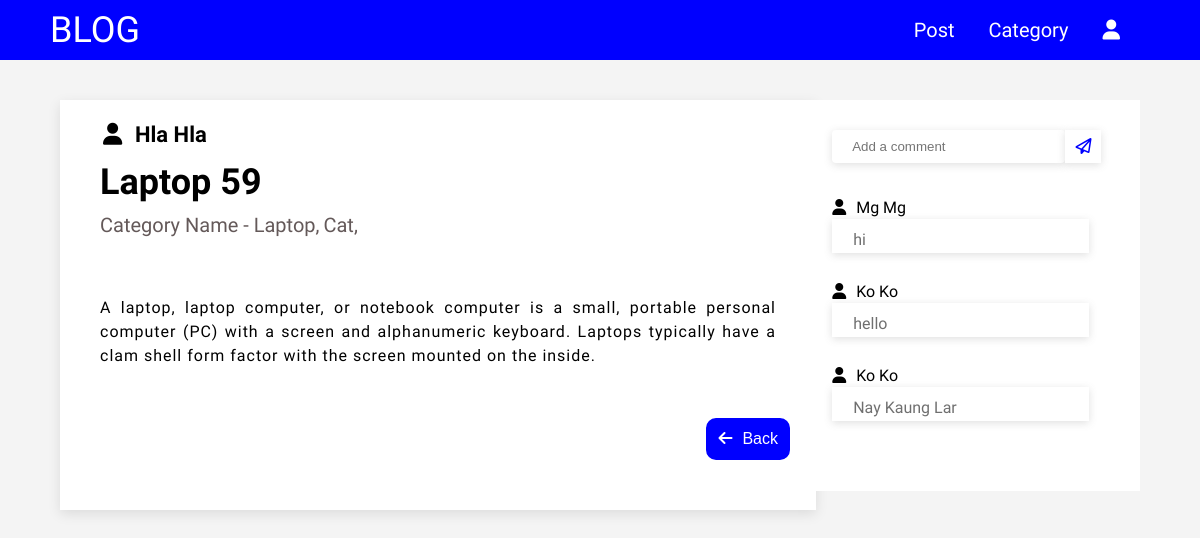
/post/show.php?id=59, run on the app's committed database.
### tables this page shows
CREATE TABLE `users` (
  `id` int NOT NULL AUTO_INCREMENT,
  `name` varchar(45) NOT NULL,
  `email` varchar(225) NOT NULL,
  `password` varchar(225) NOT NULL,
  `created_date` datetime NOT NULL,
  `updated_date` datetime DEFAULT NULL,
  PRIMARY KEY (`id`),
  UNIQUE KEY `email` (`email`)
);

CREATE TABLE `posts` (
  `id` int NOT NULL AUTO_INCREMENT,
  `image` varchar(225) NOT NULL,
  `title` varchar(80) NOT NULL,
  `body` longtext NOT NULL,
  `created_date` datetime DEFAULT NULL,
  `updated_date` varchar(45) NOT NULL,
  `user_id` int NOT NULL,
  PRIMARY KEY (`id`),
  KEY `user_id_idx` (`user_id`),
  CONSTRAINT `user_id` FOREIGN KEY (`user_id`) REFERENCES `users` (`id`) ON DELETE CASCADE ON UPDATE CASCADE
);

CREATE TABLE `categories` (
  `id` int NOT NULL AUTO_INCREMENT,
  `name` varchar(225) NOT NULL,
  `created_date` datetime NOT NULL,
  `updated_date` datetime NOT NULL,
  PRIMARY KEY (`id`)
);

CREATE TABLE `comments` (
  `post_id` int NOT NULL,
  `user_id` int NOT NULL,
  `body` longtext NOT NULL,
  `created_date` datetime NOT NULL,
  `updated_date` datetime NOT NULL,
  `id` int NOT NULL AUTO_INCREMENT,
  PRIMARY KEY (`id`),
  KEY `post_id_idx` (`post_id`),
  KEY `user_id_idx` (`user_id`),
  CONSTRAINT `pid` FOREIGN KEY (`post_id`) REFERENCES `posts` (`id`) ON DELETE CASCADE ON UPDATE CASCADE,
  CONSTRAINT `uid` FOREIGN KEY (`user_id`) REFERENCES `users` (`id`) ON DELETE CASCADE ON UPDATE CASCADE
);

### post/show.php (the view, shortened to what this page needs)
<?php
require_once "../common/conn.php";
?>
<!DOCTYPE html>
<html lang="en">
<head>
    <link rel="stylesheet" href="../css/reset.css">
    <link rel="stylesheet" href="../css/common.css">
    <link rel="stylesheet" href="../css/post.css">
    <link rel="stylesheet" href="https://cdnjs.cloudflare.com/ajax/libs/font-awesome/6.2.0/css/all.min.css" />
</head>
<body>
    <?php
        include "../common/nav.php";
        $id = $_GET['id'];
        $sql = "SELECT posts.*, categories.name FROM posts
                JOIN category_post ON posts.id = category_post.post_id
                JOIN categories ON categories.id = category_post.category_id
                WHERE posts.id = '$id'";
        $query = mysqli_query($conn,$sql);
        $row = mysqli_fetch_assoc($query);
    ?>
    <div class="container">
        <div class="inner clearfix">
            <div class="card">
                <div class="card-body">
                    <?php
                    $sql = "SELECT * FROM users WHERE id={$row['user_id']}";
                    $query = mysqli_query($conn,$sql);
                    $user = mysqli_fetch_assoc($query);
                    ?>
                    <p>
                        <span class="user-logo"><i class="fa-solid fa-user"></i></span>
                        <span class="user-name"><?php echo $user['name'] ?></span>
                    </p>
                    <h2 class="ttl"><?php echo $row['title'] ?></h2>
                    <?php
                    $sql = "SELECT categories.name,posts.id FROM categories
                            JOIN category_post ON categories.id = category_post.category_id
                            JOIN posts ON posts.id = category_post.post_id
                            WHERE posts.id = '$id'";
                    $query = mysqli_query($conn,$sql);
                    echo "<p class='cname'>";
                    echo "<span class='cat-name'>Category Name - </span>";
                    while($result = mysqli_fetch_assoc($query)){
                        if($id = $result['id']){
                    ?>
                    <span class="cat-name"><?php echo $result['name']."," ?></span>
                    <?php
                    }}
                    echo "</p>";
                    ?>
                    <div class="img-div">
                    </div>
                    <p class="description"><?php echo $row['body'] ?></p>
                </div>
                <button class="arrow"><a href="../post/index.php"><i class="fa-solid fa-arrow-left"></i>Back</a></button>
            </div>
            <div class="comment">
                <?php include '../comment/create.php' ?>
            </div>
        </div>
    </div>
</body>
</html>

### comment/create.php (shortened to what this page needs)
<?php
require_once "../common/conn.php";
?>
<!DOCTYPE html>
<html lang="en">
<head>
    <link rel="stylesheet" href="../css/reset.css">
    <link rel="stylesheet" href="../css/common.css">
    <link rel="stylesheet" href="../css/comment.css">
    <link rel="stylesheet" href="https://cdnjs.cloudflare.com/ajax/libs/font-awesome/6.2.0/css/all.min.css" />
</head>
<body>
    <?php
        $postId = $_SESSION['post']['id'];
    ?>
    <div class="container">
        <div class="inner">
            <form action="" method="post" class="clearfix">
                <div class="form-group ps-fg">
                    <input type="text" class="cmn-input" name="comment" placeholder="Add a comment">
                </div>
                <div class="btn-up search-btn cmn-search-btn">
                    <button class="cmn-btn" name="commentAdd"><i class="fa-regular fa-paper-plane"></i></button>
                </div>
            </form>
        </div>
    </div>
    <div class="cmn-show">
        <div class="inner">
            <ul>
                <?php
                print_r($result);
                $sql1 = "SELECT * FROM comments WHERE post_id=$postId";
                $qurey = mysqli_query($conn,$sql1);
                while($rows = mysqli_fetch_assoc($qurey)){
                    $user = "SELECT * FROM users JOIN comments ON users.id=comments.user_id WHERE comments.user_id={$rows['user_id']}";
                    $query = mysqli_query($conn,$user);
                    $result = mysqli_fetch_assoc($query);
                ?>
                    <p class="user-name"><i class="fa-solid fa-user"></i><?php echo $result['name'] ?></p>
                    <li class="clearfix list-group">
                        <p class="list-lft"><?php echo $rows['body'] ?></p>
                    </li>
                <?php
                }
                ?>
            </ul>
        </div>
    </div>
</body>
</html>

### css/common.css (style rules this page uses)
* { box-sizing: border-box; scroll-behavior: smooth; }
body { font-size: 16px; font-family: 'Roboto', sans-serif; font-weight: 400; }
.clearfix::after { clear: both; display: table; content: ''; }

### css/post.css (style rules this page uses)
body { background-color: #f4f4f4; }
.inner { width: 90%; margin: 0 auto; }
.img-div { text-align: center; margin-bottom: 20px; }
.card { width: 70%; box-shadow: rgb(0 0 0 / 10%) 0px 4px 12px; background-color: white; float: left; padding-bottom: 50px; }
.ps-fg { float: left; width: 80% !important; }
.card-body { padding: 20px 40px; }
.ttl { font-size: 36px; font-weight: 700; margin-top: 15px; }
.cat-name { width: 154px; }
span.user-logo { display: inline-block; width: 31px; padding: 3px; border-radius: 50%; font-size: 22px; }
span.user-name { font-size: 22px; font-weight: bold; text-transform: capitalize; }
p.cname { margin: 15px 0px 25px; }
span.cat-name { font-size: 20px; color: #645959; text-transform: capitalize; }
p.description { line-height: 1.5; letter-spacing: 1px; text-align: justify; }
.form-group { width: 100%; margin-bottom: 20px; }
input,select,textarea { width: 100%; border: 1px solid #aaa; padding-left: 10px; outline: none; border-radius: 4px; }
input { padding: 8px 10px; }
.form-group { display: inline-block; margin-bottom: 20px; }
.arrow { padding: 0px !important; }
.arrow a { color: white; text-decoration: none; font-size: 16px; display: block; padding: 10px 10px; }
button { font-size: 16px; border: 2px solid blue; font-weight: 500; box-sizing: border-box; color: #fff; background-color: blue; }
.search-btn { padding: 7px 10px 9px!important; }
.arrow-btn, .search-btn , .detail , .del , .edit { transition-duration: 0.4s; transition-timing-function: ease-out; transition-delay: 0.01s; }
.comment { width: 30%; float: right; background-color: white; }
input { width: 100%; outline: none; padding: 7px 20px; }
i { margin-right: 10px; }

### css/style.css (style rules this page uses)
body { background-color: #f4f4f4; }

### css/comment.css (style rules this page uses)
form { margin-top: 30px; }
.form-group { display: inline-block; }
.btn-up { display: inline-block; margin-left: -5px; }
.search-btn { margin-left: -10px; }
.btn-up button { padding: 5px 10px; color: blue; background-color: #fff; border: 1px solid black; }
input { outline: none; width: 100% !important; padding: 5px 20px; }
li.clearfix.list-group { padding: 0px 0px 20px; }
p.list-lft { float: left; margin-left: 21px; color: #00000090; margin-top: 8px; width: 50%; }
i.fa-solid.fa-user { margin-right: 10px; }
.user-name { margin-bottom: 3px; text-transform: capitalize; }
.cmn-show { padding-bottom: 40px; }
li.clearfix.list-group { box-shadow: rgba(99, 99, 99, 0.2) 0px 2px 8px 0px; padding: 5px 0px; margin-bottom: 30px; }
.cmn-input { box-shadow: rgba(99, 99, 99, 0.2) 0px 2px 8px 0px; border: none; padding: 9px 20px; }
button.cmn-btn { box-shadow: rgb(99 99 99 / 20%) 0px 2px 8px 0px; border: none; padding: 7.5px 10px; }
ul { margin-right: 35px; }
.arrow { border: 2px solid blue; font-weight: 500; box-sizing: border-box; border-radius: 10px; color: #fff; background-color: blue; color: white; padding: 5px 15px; margin-top: 30px; float: right; margin-right: 26px; }
.arrow a { color: white; text-decoration: none; }
.arrow a i { margin-right: 10px; }
.btn-up.search-btn.cmn-search-btn { margin-top: -7px; }

### data on the page
users: name "Hla Hla"
posts: title "Laptop 59", body "A laptop, laptop computer, or notebook computer is a small, portable personal computer (PC) with a screen and alphanumeric keyboard. Laptops typically have a clam shell form factor with the screen mounted on the inside."
categories: name "Laptop"
categories: name "Cat"
comments: user.name "Mg Mg", body "hi"
comments: user.name "Ko Ko", body "hello"
comments: user.name "Ko Ko", body "Nay Kaung Lar"
